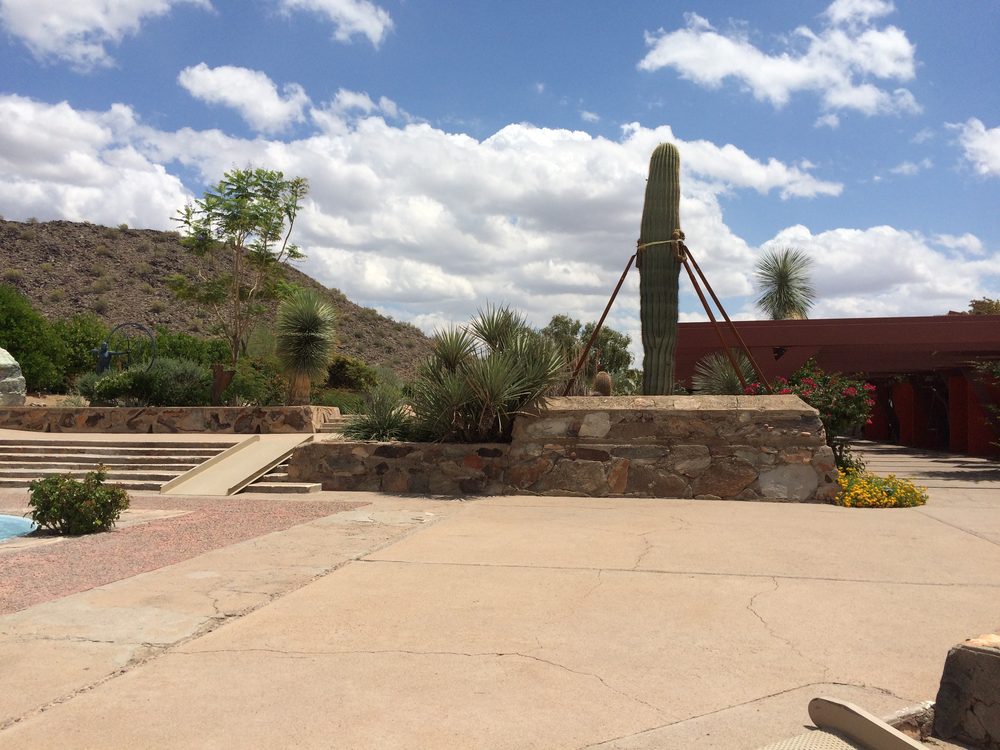
//> input picture test/1.png, 1000 x 750 px
$ ./stitch 1.png 2.png   (built with g++ and OpenCV 4)
//> lines starting //> are read from the running program, lines starting //| are printed output that depends on the picture
/**
 * @function stitch.cpp
 * @brief Test code for stitching two images using function addWeighted
 * @author Yangbo Long
 * @compile g++ -ggdb -o stitch stitch.cpp `pkg-config --cflags --libs opencv`
 * @run ./stitch 1.png 2.png
 */

#include "opencv2/imgcodecs.hpp"
#include "opencv2/highgui.hpp"
#include "opencv2/imgproc.hpp"
#include <iostream>

using namespace cv;
using namespace std;

/// Global variables
const char* source_window1 = "Source image 1";
const char* source_window2 = "Source image 2";
const char* warp_window = "Warp";
const char* dst_window = "Dst";

/**
 * @function main
 */
int main( int, char** argv )
{
    Mat warp_mat( 2, 3, CV_32FC1 );
    Mat src1, src2, img1, img2, dst;
    double alpha = 0.5, beta = 1 - alpha;

    /// Load the image
    src1 = imread( argv[1], IMREAD_COLOR );
//> src1 is the input picture: 750 rows x 1000 cols, CV_8UC3; mean B, G, R 145.5, 151.2, 159.1
    src2 = imread( argv[2], IMREAD_COLOR );
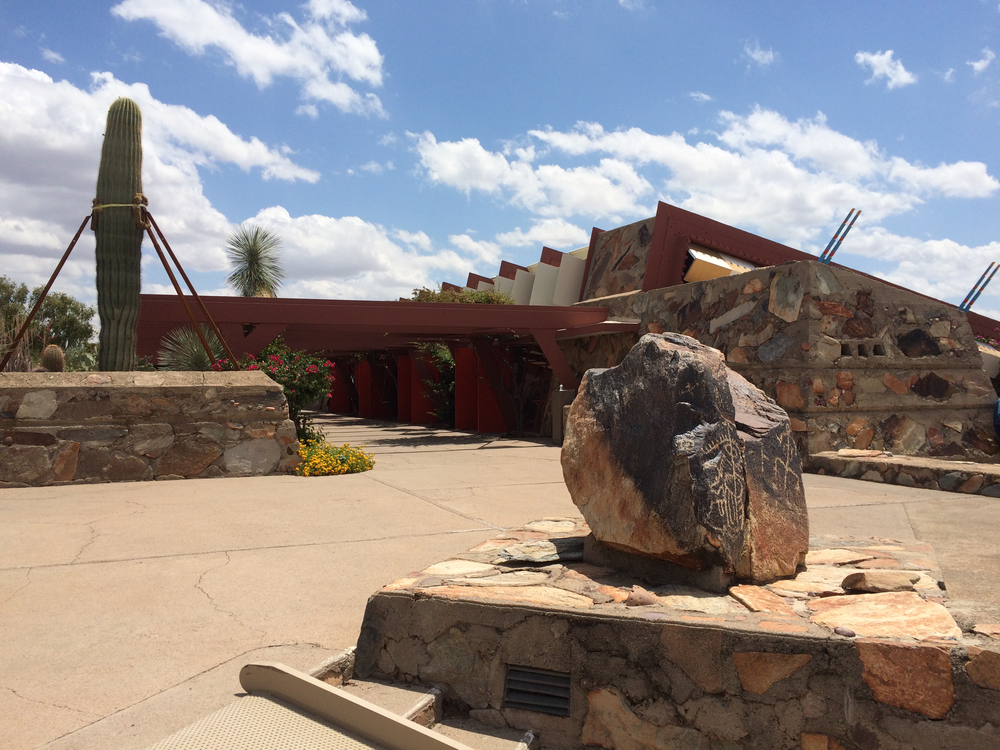
//> input picture test/2.png, 1000 x 750 px
//> src2 is the input picture: 750 rows x 1000 cols, CV_8UC3; mean B, G, R 133.5, 135.3, 142.8

    /// Make the size of img1 twice than the original
    img1 = Mat::zeros( src1.rows, src1.cols * 2, src1.type() );
    src1.copyTo(img1.rowRange(0, src1.rows).colRange(0, src1.cols));
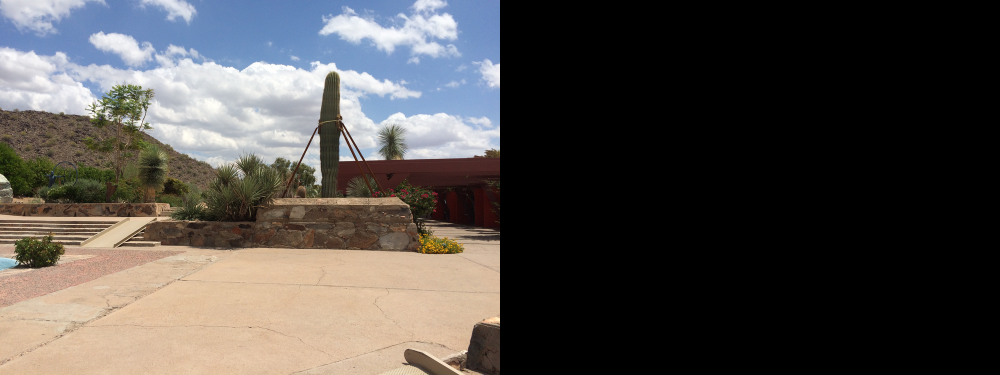
//> img1: 750 rows x 2000 cols, CV_8UC3 (shown at 1/2 size); mean B, G, R 72.8, 75.6, 79.5

    /// Set img2 the same type and twice the size as src2
    img2 = Mat::zeros( src2.rows, src2.cols * 2, src2.type() );

    /// Set the Affine Transform
    // warp_mat.at<float>(0,0) = 0.941176, warp_mat.at<float>(0,1) = -0.0955882, warp_mat.at<float>(0,2) = 566.419;
    // warp_mat.at<float>(1,0) = -0.0588235, warp_mat.at<float>(1,1) = 0.779412, warp_mat.at<float>(1,2) = 91.0441;
    warp_mat.at<float>(0,0) = 0.833333, warp_mat.at<float>(0,1) = 0.0833333, warp_mat.at<float>(0,2) = 536.083;
    warp_mat.at<float>(1,0) = -0.166667, warp_mat.at<float>(1,1) = 1.08333, warp_mat.at<float>(1,2) = 27.0833;

    cout << "Affine transformation:" << endl;
    cout << warp_mat << endl;

    /// Apply the Affine Transform to the src2 image
    warpAffine( src2, img2, warp_mat, img2.size() );
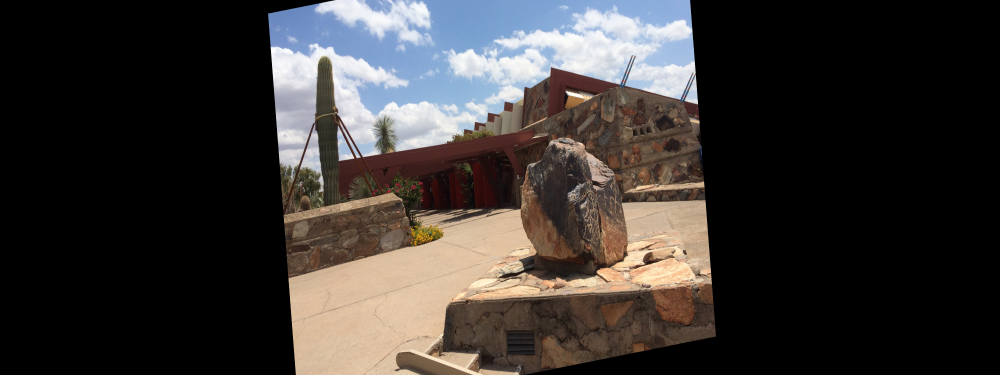
//> img2: 750 rows x 2000 cols, CV_8UC3 (shown at 1/2 size); mean B, G, R 52.1, 54.1, 58.3

    /// Blend two images
    // addWeighted( img1, alpha, img2, beta, 0.0, dst);
    dst = Mat::zeros( src2.rows, src2.cols * 2, src2.type() );
    for (int i = 0; i < img1.rows; i++) {
        for (int j = 0; j < img1.cols; j++) {
            for (int ch = 0; ch < 3; ch++) {
                if (img1.at<Vec3b>(i, j)[ch] == 0) {
                    dst.at<Vec3b>(i, j)[ch] = img2.at<Vec3b>(i, j)[ch];
                }
                if (img2.at<Vec3b>(i, j)[ch] == 0) {
                    dst.at<Vec3b>(i, j)[ch] = img1.at<Vec3b>(i, j)[ch];
                }
                if (img1.at<Vec3b>(i, j)[ch] != 0 && img2.at<Vec3b>(i, j)[ch] != 0) {
                    dst.at<Vec3b>(i, j)[ch] = (img1.at<Vec3b>(i, j)[ch] + img2.at<cv::Vec3b>(i, j)[ch]) / 2;
                }
            }
        }
    }
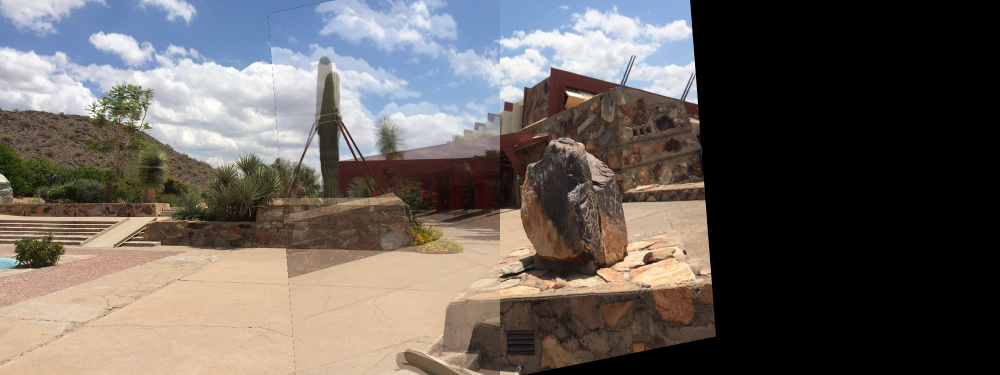
//> dst: 750 rows x 2000 cols, CV_8UC3 (shown at 1/2 size); mean B, G, R 93.2, 97.6, 104.1

    /// Show what you got
    namedWindow( source_window1, WINDOW_AUTOSIZE );
    imshow( source_window1, src1 );
    namedWindow( source_window2, WINDOW_AUTOSIZE );
    imshow( source_window2, src2 );

    namedWindow( warp_window, WINDOW_AUTOSIZE );
    imshow( warp_window, img2 );

    namedWindow( dst_window, WINDOW_AUTOSIZE );
    imshow( dst_window, dst );

    /// Wait until user exits the program
    waitKey(0);

    return 0;
}
